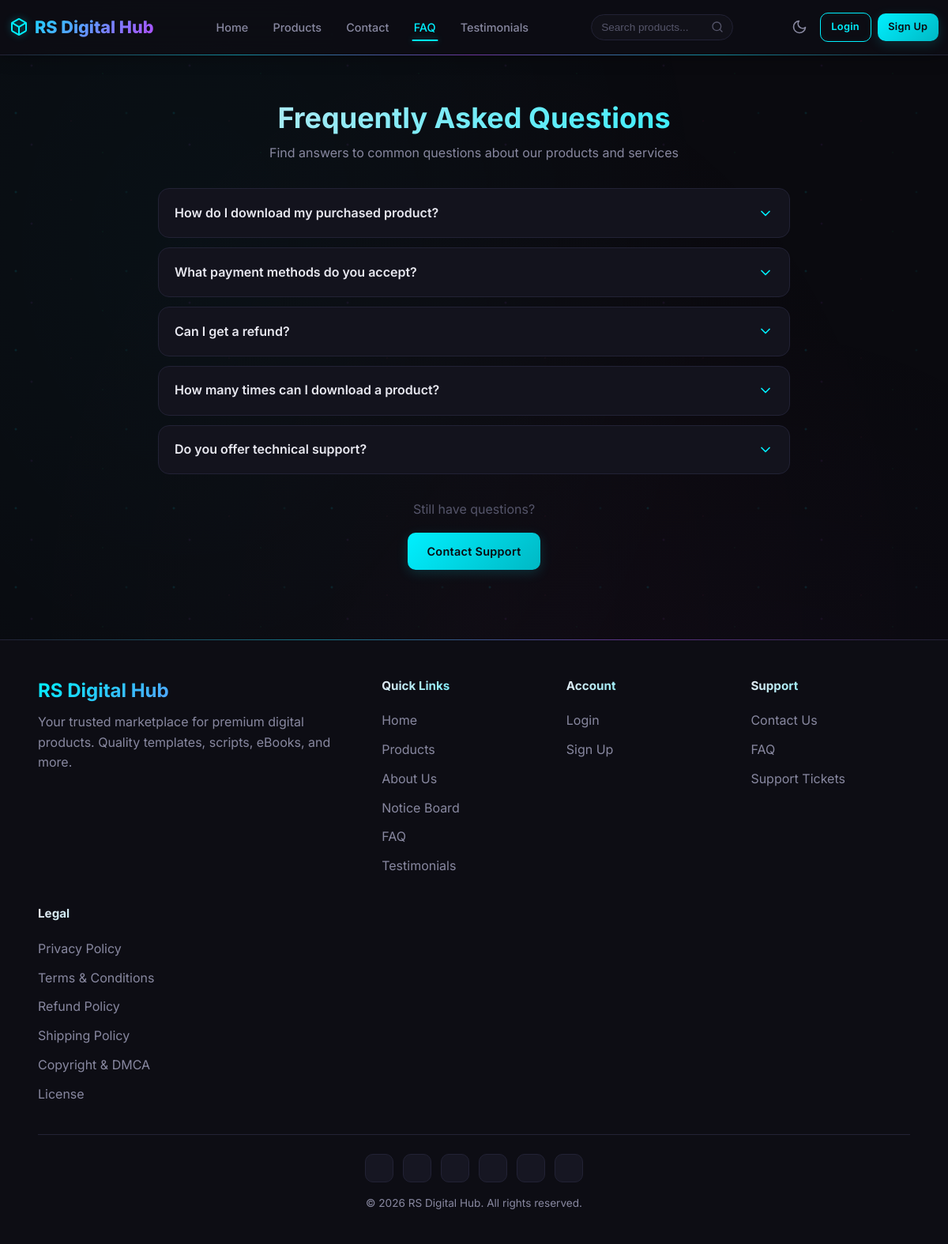
The app's page /faq.php with its own data.
### tables this page shows
CREATE TABLE IF NOT EXISTS faqs (
    id INT AUTO_INCREMENT PRIMARY KEY,
    question VARCHAR(255) NOT NULL,
    answer TEXT NOT NULL,
    status ENUM('active', 'hidden') DEFAULT 'active',
    sort_order INT DEFAULT 0,
    created_at TIMESTAMP DEFAULT CURRENT_TIMESTAMP
);

CREATE TABLE IF NOT EXISTS settings (
    id INT AUTO_INCREMENT PRIMARY KEY,
    setting_key VARCHAR(100) UNIQUE NOT NULL,
    setting_value TEXT,
    created_at TIMESTAMP DEFAULT CURRENT_TIMESTAMP,
    updated_at TIMESTAMP DEFAULT CURRENT_TIMESTAMP ON UPDATE CURRENT_TIMESTAMP
);

CREATE TABLE IF NOT EXISTS social_links (
    id INT AUTO_INCREMENT PRIMARY KEY,
    product_type VARCHAR(50) DEFAULT 'general',
    platform VARCHAR(50) NOT NULL,
    icon_svg TEXT DEFAULT NULL,
    url VARCHAR(500) NOT NULL DEFAULT '',
    label VARCHAR(100) DEFAULT NULL,
    is_active TINYINT(1) DEFAULT 1,
    sort_order INT DEFAULT 0,
    created_at TIMESTAMP DEFAULT CURRENT_TIMESTAMP,
    updated_at TIMESTAMP DEFAULT CURRENT_TIMESTAMP ON UPDATE CURRENT_TIMESTAMP,
    UNIQUE KEY idx_platform_section (platform, product_type)
);

### includes/functions.php (called while the page is built, shortened)
<?php
function sanitize($data) {
    return htmlspecialchars(strip_tags(trim($data)), ENT_QUOTES, 'UTF-8');
}
function getSetting($key, $default = '') {
    global $pdo;
    $stmt = $pdo->prepare("SELECT setting_value FROM settings WHERE setting_key = ? AND setting_value != ''");
    $stmt->execute([$key]);
    $value = $stmt->fetchColumn();
    return $value !== false ? $value : $default;
}
function isLoggedIn() {
    return isset($_SESSION['user_id']);
}
function getFaqs() {
    global $pdo;
    $stmt = $pdo->query("SELECT * FROM faqs WHERE status = 'active' ORDER BY sort_order ASC");
    return $stmt->fetchAll();
}

### faq.php (the view, shortened to what this page needs)
<?php
require_once __DIR__ . '/includes/header.php';
$faqs = getFaqs();
?>
<div class="container">
    <div class="section">
        <div class="section-title">
            <h2>Frequently Asked Questions</h2>
            <p>Find answers to common questions about our products and services</p>
        </div>
        <?php if (empty($faqs)): ?>
        <div class="empty-state">
            <h3>No FAQs Yet</h3>
            <p>Check back soon for frequently asked questions.</p>
            <a href="<?php echo SITE_URL; ?>/contact.php" class="btn btn-primary">Contact Us</a>
        </div>
        <?php else: ?>
        <div class="faq-list">
            <?php foreach ($faqs as $faq): ?>
            <div class="faq-item">
                <div class="faq-question">
                    <span><?php echo sanitize($faq['question']); ?></span>
                    <svg xmlns="http://www.w3.org/2000/svg" viewBox="0 0 24 24" fill="none" stroke="currentColor" stroke-width="2" stroke-linecap="round" stroke-linejoin="round"><polyline points="6 9 12 15 18 9"/></svg>
                </div>
            </div>
            <?php endforeach; ?>
        </div>
        <?php endif; ?>
        <div class="text-center mt-4">
            <p class="text-muted">Still have questions?</p>
            <a href="<?php echo SITE_URL; ?>/contact.php" class="btn btn-primary">Contact Support</a>
        </div>
    </div>
</div>
<?php require_once __DIR__ . '/includes/footer.php'; ?>

### includes/footer.php (shortened to what this page needs)
    </main>
    <footer class="footer">
        <div class="container">
            <div class="footer-grid">
                <div class="footer-brand">
                    <h3><?php echo getSetting('site_name', SITE_NAME); ?></h3>
                    <p>Your trusted marketplace for premium digital products. Quality templates, scripts, eBooks, and more.</p>
                </div>
                <div class="footer-links">
                    <h4>Quick Links</h4>
                    <a href="<?php echo SITE_URL; ?>/index.php">Home</a>
                    <a href="<?php echo SITE_URL; ?>/products.php">Products</a>
                    <a href="<?php echo SITE_URL; ?>/about.php">About Us</a>
                    <a href="<?php echo SITE_URL; ?>/notices.php">Notice Board</a>
                    <a href="<?php echo SITE_URL; ?>/faq.php">FAQ</a>
                    <a href="<?php echo SITE_URL; ?>/testimonials.php">Testimonials</a>
                </div>
                <div class="footer-links">
                    <h4>Account</h4>
                    <?php if (isLoggedIn()): ?>
                    <a href="<?php echo SITE_URL; ?>/profile.php">Profile</a>
                    <a href="<?php echo SITE_URL; ?>/orders.php">My Orders</a>
                    <a href="<?php echo SITE_URL; ?>/logout.php">Logout</a>
                    <?php else: ?>
                    <a href="<?php echo SITE_URL; ?>/login.php">Login</a>
                    <a href="<?php echo SITE_URL; ?>/signup.php">Sign Up</a>
                    <?php endif; ?>
                </div>
                <div class="footer-links">
                    <h4>Support</h4>
                    <a href="<?php echo SITE_URL; ?>/contact.php">Contact Us</a>
                    <a href="<?php echo SITE_URL; ?>/faq.php">FAQ</a>
                    <a href="<?php echo SITE_URL; ?>/tickets.php">Support Tickets</a>
                </div>
                <div class="footer-links">
                    <h4>Legal</h4>
                    <a href="<?php echo SITE_URL; ?>/policy.php?slug=privacy-policy">Privacy Policy</a>
                    <a href="<?php echo SITE_URL; ?>/policy.php?slug=terms-and-conditions">Terms & Conditions</a>
                    <a href="<?php echo SITE_URL; ?>/policy.php?slug=refund-cancellation-policy">Refund Policy</a>
                    <a href="<?php echo SITE_URL; ?>/policy.php?slug=shipping-delivery-policy">Shipping Policy</a>
                    <a href="<?php echo SITE_URL; ?>/policy.php?slug=copyright-dmca-policy">Copyright & DMCA</a>
                    <a href="<?php echo SITE_URL; ?>/policy.php?slug=license">License</a>
                </div>
            </div>
            <div class="footer-bottom">
                <div class="footer-social">
                    <?php
                    $footerSocials = $pdo->query("SELECT * FROM social_links WHERE is_active = 1 AND url != '' ORDER BY sort_order ASC LIMIT 6")->fetchAll();
                    foreach ($footerSocials as $fs):
                    ?>
                    <a href="<?php echo sanitize($fs['url']); ?>" target="_blank" rel="noopener noreferrer" class="footer-social-icon footer-social-<?php echo $fs['platform']; ?>" title="<?php echo sanitize($fs['label'] ?? ucfirst($fs['platform'])); ?>">
                    </a>
                    <?php endforeach; ?>
                </div>
                <p><?php echo getSetting('site_footer_text', '© ' . date('Y') . ' ' . SITE_NAME . '. All rights reserved.'); ?></p>
            </div>
        </div>
    </footer>
</body>
</html>

### records on screen
faqs: question "How do I download my purchased product?"
faqs: question "What payment methods do you accept?"
faqs: question "Can I get a refund?"
faqs: question "How many times can I download a product?"
faqs: question "Do you offer technical support?"
settings: setting_value "RS Digital Hub"
